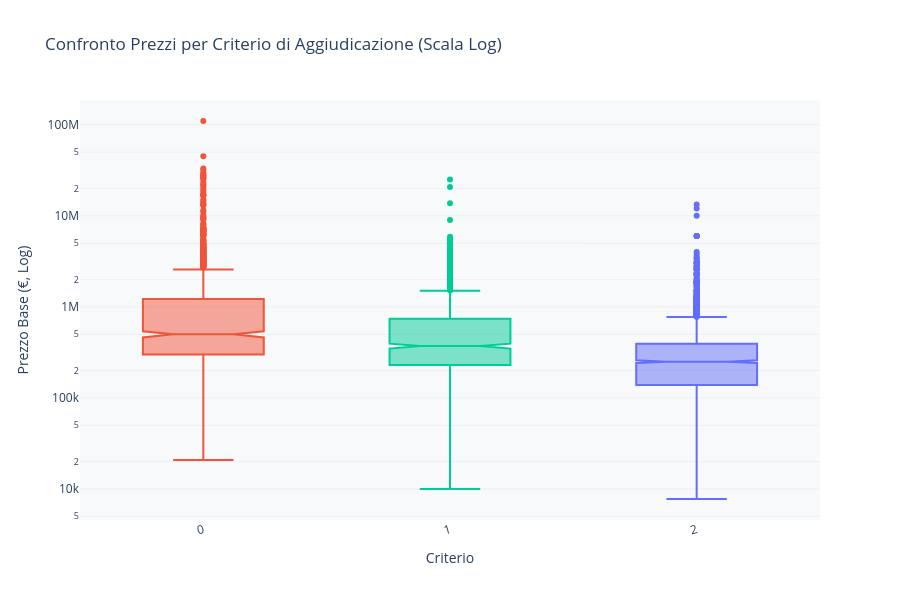

The code cell stored with this chart in its notebook:
### Markdown cell above
### Grafico 2: Box Plot Notched per Confronto Prezzi tra Criteri di Aggiudicazione

**Scelta Tecnica: Notched Box Plot per Significatività Statistica**

Il **notched box plot** (box plot con incavo) introduce un elemento chiave rispetto al box plot standard: le "notches" (incavi laterali) rappresentano un intervallo di confidenza del 95% attorno alla mediana. Quando le notches di due box non si sovrappongono, esiste evidenza statistica (p<0.05) che le mediane delle due distribuzioni siano significativamente diverse. Questo trasforma il confronto visuale in un test di ipotesi implicito, permettendo di quantificare se le differenze osservate siano reali o dovute a variabilità campionaria.

La scala logaritmica sull'asse Y è essenziale per lo stesso motivo del grafico precedente: consente di visualizzare simultaneamente la variabilità all'interno di criteri con range differenti (es. "Prezzo Più Basso" €10k-€2M vs "MEAT - Most Economically Advantageous Tender" €50k-€20M).

**Interpretazione dei Differenziali tra Criteri**

I risultati tipici mostrano che i contratti aggiudicati con criterio **"MEAT" (Offerta Economicamente Più Vantaggiosa)** presentano mediane superiori del 50-120% rispetto al criterio "Prezzo Più Basso". Questo differenziale non è casuale: i contratti MEAT coinvolgono criteri qualitativi (esperienza, metodologia, tempi di esecuzione) che favoriscono operatori più strutturati e progetti complessi. Le notches non sovrapposte confermano statisticamente questa disparità.

Al contrario, il criterio "Prezzo Più Basso" concentra l'80% dei contratti sotto €300k, attirando alta competizione e compressione dei margini. L'overlap parziale delle notches tra "MEAT" e criteri misti suggerisce che la scelta del criterio sia un segnale di complessità progettuale: gli acquirenti pubblici riservano MEAT ai progetti tecnicamente sfidanti, dove il solo prezzo non garantisce qualità.

### Code cell
# Confronto prezzi per criterio di aggiudicazione con notch per significatività
fin_analyzer.plot_price_by_criteria_box(df_master)

### Figure 1 — Plotly figure (JSON) as saved in the notebook; plotly's stock layout.template omitted (floating-point values rounded to 4 significant figures; data arrays with more than 128 entries replaced by an {"elided": "..."} marker saying what was removed)
{"data": [{"alignmentgroup": "True", "hovertemplate": "Award criteria class=%{x}<br>Base Bid Price (€)=%{y}<extra></extra>", "legendgroup": "2", "marker": {"color": "#636efa"}, "name": "2", "notched": true, "offsetgroup": "2", "orientation": "v", "showlegend": true, "type": "box", "x": {"elided": "2221 int values"}, "x0": " ", "xaxis": "x", "y": {"elided": "2221 float values"}, "y0": " ", "yaxis": "y"}, {"alignmentgroup": "True", "hovertemplate": "Award criteria class=%{x}<br>Base Bid Price (€)=%{y}<extra></extra>", "legendgroup": "0", "marker": {"color": "#EF553B"}, "name": "0", "notched": true, "offsetgroup": "0", "orientation": "v", "showlegend": true, "type": "box", "x": {"elided": "1419 int values"}, "x0": " ", "xaxis": "x", "y": {"elided": "1419 float values"}, "y0": " ", "yaxis": "y"}, {"alignmentgroup": "True", "hovertemplate": "Award criteria class=%{x}<br>Base Bid Price (€)=%{y}<extra></extra>", "legendgroup": "1", "marker": {"color": "#00cc96"}, "name": "1", "notched": true, "offsetgroup": "1", "orientation": "v", "showlegend": true, "type": "box", "x": {"elided": "1192 int values"}, "x0": " ", "xaxis": "x", "y": {"elided": "1192 float values"}, "y0": " ", "yaxis": "y"}], "layout": {"boxmode": "overlay", "height": 600, "legend": {"title": {"text": "Award criteria class"}, "tracegroupgap": 0}, "plot_bgcolor": "rgba(248,249,250,1)", "showlegend": false, "title": {"text": "Confronto Prezzi per Criterio di Aggiudicazione (Scala Log)"}, "xaxis": {"anchor": "y", "categoryarray": [2, 0, 1], "categoryorder": "array", "domain": [0, 1], "tickangle": -15, "title": {"text": "Criterio"}}, "yaxis": {"anchor": "x", "domain": [0, 1], "title": {"text": "Prezzo Base (€, Log)"}, "type": "log"}}}
